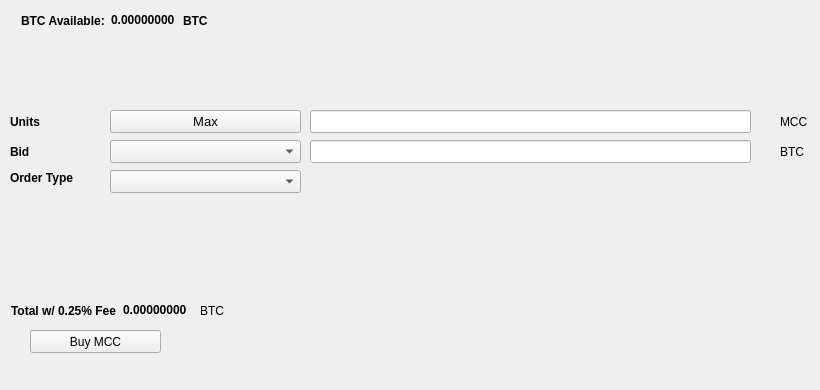
   <widget class="QWidget" name="BuyTab">
    <attribute name="title">
     <string>Buy</string>
    </attribute>
    <widget class="QPushButton" name="BuyMCC">
     <property name="geometry">
      <rect>
       <x>30</x>
       <y>330</y>
       <width>131</width>
       <height>23</height>
      </rect>
     </property>
     <property name="text">
      <string>Buy MCC</string>
     </property>
     <property name="icon">
      <iconset resource="../macrocoin.qrc">
       <normaloff>:/icons/bitcoin</normaloff>:/icons/bitcoin</iconset>
     </property>
    </widget>
    <widget class="QLabel" name="label_3">
     <property name="geometry">
      <rect>
       <x>10</x>
       <y>110</y>
       <width>46</width>
       <height>23</height>
      </rect>
     </property>
     <property name="font">
      <font>
       <weight>75</weight>
       <bold>true</bold>
      </font>
     </property>
     <property name="text">
      <string>Units</string>
     </property>
    </widget>
    <widget class="QLineEdit" name="UnitsInput">
     <property name="geometry">
      <rect>
       <x>310</x>
       <y>110</y>
       <width>441</width>
       <height>23</height>
      </rect>
     </property>
     <property name="font">
      <font>
       <pointsize>9</pointsize>
       <weight>75</weight>
       <bold>true</bold>
      </font>
     </property>
    </widget>
    <widget class="QLineEdit" name="BuyBidPriceEdit">
     <property name="geometry">
      <rect>
       <x>310</x>
       <y>140</y>
       <width>441</width>
       <height>23</height>
      </rect>
     </property>
     <property name="font">
      <font>
       <pointsize>9</pointsize>
       <weight>75</weight>
       <bold>true</bold>
      </font>
     </property>
    </widget>
    <widget class="QLabel" name="label_4">
     <property name="geometry">
      <rect>
       <x>780</x>
       <y>110</y>
       <width>31</width>
       <height>23</height>
      </rect>
     </property>
     <property name="text">
      <string>MCC</string>
     </property>
    </widget>
    <widget class="QLabel" name="label_5">
     <property name="geometry">
      <rect>
       <x>780</x>
       <y>140</y>
       <width>31</width>
       <height>23</height>
      </rect>
     </property>
     <property name="text">
      <string>BTC</string>
     </property>
    </widget>
    <widget class="QLabel" name="label_6">
     <property name="geometry">
      <rect>
       <x>10</x>
       <y>140</y>
       <width>46</width>
       <height>23</height>
      </rect>
     </property>
     <property name="font">
      <font>
       <weight>75</weight>
       <bold>true</bold>
      </font>
     </property>
     <property name="text">
      <string>Bid</string>
     </property>
    </widget>
    <widget class="QLabel" name="label_7">
     <property name="geometry">
      <rect>
       <x>10</x>
       <y>170</y>
       <width>91</width>
       <height>16</height>
      </rect>
     </property>
     <property name="font">
      <font>
       <weight>75</weight>
       <bold>true</bold>
      </font>
     </property>
     <property name="text">
      <string>Order Type</string>
     </property>
    </widget>
    <widget class="QPushButton" name="Buy_Max_Amount">
     <property name="geometry">
      <rect>
       <x>110</x>
       <y>110</y>
       <width>191</width>
       <height>23</height>
      </rect>
     </property>
     <property name="font">
      <font>
       <pointsize>10</pointsize>
      </font>
     </property>
     <property name="text">
      <string>Max</string>
     </property>
    </widget>
    <widget class="QComboBox" name="BuyBidcomboBox">
     <property name="geometry">
      <rect>
       <x>110</x>
       <y>140</y>
       <width>191</width>
       <height>23</height>
      </rect>
     </property>
     <property name="font">
      <font>
       <pointsize>10</pointsize>
      </font>
     </property>
    </widget>
    <widget class="QComboBox" name="buyOrdertypeCombo">
     <property name="geometry">
      <rect>
       <x>110</x>
       <y>170</y>
       <width>191</width>
       <height>23</height>
      </rect>
     </property>
     <property name="font">
      <font>
       <pointsize>10</pointsize>
      </font>
     </property>
    </widget>
    <widget class="QWidget" name="layoutWidget1">
     <property name="geometry">
      <rect>
       <x>21</x>
       <y>11</y>
       <width>227</width>
       <height>19</height>
      </rect>
     </property>
     <layout class="QHBoxLayout" name="horizontalLayout_3">
      <item>
       <widget class="QLabel" name="label232">
        <property name="font">
         <font>
          <weight>75</weight>
          <bold>true</bold>
         </font>
        </property>
        <property name="text">
         <string>BTC Available:</string>
        </property>
       </widget>
      </item>
      <item>
       <widget class="QLabel" name="BtcAvailableLbl">
        <property name="palette">
         <palette>
          <active>
           <colorrole role="WindowText">
            <brush brushstyle="SolidPattern">
             <color alpha="255">
              <red>0</red>
              <green>0</green>
              <blue>0</blue>
             </color>
            </brush>
           </colorrole>
           <colorrole role="Button">
            <brush brushstyle="SolidPattern">
             <color alpha="255">
              <red>0</red>
              <green>170</green>
              <blue>0</blue>
             </color>
            </brush>
           </colorrole>
           <colorrole role="Light">
            <brush brushstyle="SolidPattern">
             <color alpha="255">
              <red>0</red>
              <green>255</green>
              <blue>0</blue>
             </color>
            </brush>
           </colorrole>
           <colorrole role="Midlight">
            <brush brushstyle="SolidPattern">
             <color alpha="255">
              <red>0</red>
              <green>212</green>
              <blue>0</blue>
             </color>
            </brush>
           </colorrole>
           <colorrole role="Dark">
            <brush brushstyle="SolidPattern">
             <color alpha="255">
              <red>0</red>
              <green>85</green>
              <blue>0</blue>
             </color>
            </brush>
           </colorrole>
           <colorrole role="Mid">
            <brush brushstyle="SolidPattern">
             <color alpha="255">
              <red>0</red>
              <green>113</green>
              <blue>0</blue>
             </color>
            </brush>
           </colorrole>
           <colorrole role="Text">
            <brush brushstyle="SolidPattern">
             <color alpha="255">
              <red>0</red>
              <green>170</green>
              <blue>0</blue>
             </color>
            </brush>
           </colorrole>
           <colorrole role="BrightText">
            <brush brushstyle="SolidPattern">
             <color alpha="255">
              <red>255</red>
              <green>255</green>
              <blue>255</blue>
             </color>
            </brush>
           </colorrole>
           <colorrole role="ButtonText">
            <brush brushstyle="SolidPattern">
             <color alpha="255">
              <red>0</red>
              <green>0</green>
              <blue>0</blue>
             </color>
            </brush>
           </colorrole>
           <colorrole role="Base">
            <brush brushstyle="SolidPattern">
             <color alpha="255">
              <red>255</red>
              <green>255</green>
              <blue>255</blue>
             </color>
            </brush>
           </colorrole>
           <colorrole role="Window">
            <brush brushstyle="SolidPattern">
             <color alpha="255">
              <red>0</red>
              <green>170</green>
              <blue>0</blue>
             </color>
            </brush>
           </colorrole>
           <colorrole role="Shadow">
            <brush brushstyle="SolidPattern">
             <color alpha="255">
              <red>0</red>
              <green>0</green>
              <blue>0</blue>
             </color>
            </brush>
           </colorrole>
           <colorrole role="AlternateBase">
            <brush brushstyle="SolidPattern">
             <color alpha="255">
              <red>127</red>
              <green>212</green>
              <blue>127</blue>
             </color>
            </brush>
           </colorrole>
           <colorrole role="ToolTipBase">
            <brush brushstyle="SolidPattern">
             <color alpha="255">
              <red>255</red>
              <green>255</green>
              <blue>220</blue>
             </color>
            </brush>
           </colorrole>
           <colorrole role="ToolTipText">
            <brush brushstyle="SolidPattern">
             <color alpha="255">
              <red>0</red>
              <green>0</green>
              <blue>0</blue>
             </color>
            </brush>
           </colorrole>
          </active>
          <inactive>
           <colorrole role="WindowText">
            <brush brushstyle="SolidPattern">
             <color alpha="255">
              <red>0</red>
              <green>0</green>
              <blue>0</blue>
             </color>
            </brush>
           </colorrole>
           <colorrole role="Button">
            <brush brushstyle="SolidPattern">
             <color alpha="255">
              <red>0</red>
              <green>170</green>
              <blue>0</blue>
             </color>
            </brush>
           </colorrole>
           <colorrole role="Light">
            <brush brushstyle="SolidPattern">
             <color alpha="255">
              <red>0</red>
              <green>255</green>
              <blue>0</blue>
             </color>
            </brush>
           </colorrole>
           <colorrole role="Midlight">
            <brush brushstyle="SolidPattern">
             <color alpha="255">
              <red>0</red>
              <green>212</green>
              <blue>0</blue>
             </color>
            </brush>
           </colorrole>
           <colorrole role="Dark">
            <brush brushstyle="SolidPattern">
             <color alpha="255">
              <red>0</red>
              <green>85</green>
              <blue>0</blue>
             </color>
            </brush>
           </colorrole>
           <colorrole role="Mid">
            <brush brushstyle="SolidPattern">
             <color alpha="255">
              <red>0</red>
              <green>113</green>
              <blue>0</blue>
             </color>
            </brush>
           </colorrole>
           <colorrole role="Text">
            <brush brushstyle="SolidPattern">
             <color alpha="255">
              <red>0</red>
              <green>170</green>
              <blue>0</blue>
             </color>
            </brush>
           </colorrole>
           <colorrole role="BrightText">
            <brush brushstyle="SolidPattern">
             <color alpha="255">
              <red>255</red>
              <green>255</green>
              <blue>255</blue>
             </color>
            </brush>
           </colorrole>
           <colorrole role="ButtonText">
            <brush brushstyle="SolidPattern">
             <color alpha="255">
              <red>0</red>
              <green>0</green>
              <blue>0</blue>
             </color>
            </brush>
           </colorrole>
           <colorrole role="Base">
            <brush brushstyle="SolidPattern">
             <color alpha="255">
              <red>255</red>
              <green>255</green>
              <blue>255</blue>
             </color>
            </brush>
           </colorrole>
           <colorrole role="Window">
            <brush brushstyle="SolidPattern">
             <color alpha="255">
              <red>0</red>
              <green>170</green>
              <blue>0</blue>
             </color>
            </brush>
           </colorrole>
           <colorrole role="Shadow">
            <brush brushstyle="SolidPattern">
             <color alpha="255">
              <red>0</red>
              <green>0</green>
              <blue>0</blue>
             </color>
            </brush>
           </colorrole>
           <colorrole role="AlternateBase">
            <brush brushstyle="SolidPattern">
             <color alpha="255">
              <red>127</red>
              <green>212</green>
              <blue>127</blue>
             </color>
            </brush>
           </colorrole>
           <colorrole role="ToolTipBase">
            <brush brushstyle="SolidPattern">
             <color alpha="255">
              <red>255</red>
              <green>255</green>
              <blue>220</blue>
             </color>
            </brush>
           </colorrole>
           <colorrole role="ToolTipText">
            <brush brushstyle="SolidPattern">
             <color alpha="255">
              <red>0</red>
              <green>0</green>
              <blue>0</blue>
             </color>
            </brush>
           </colorrole>
          </inactive>
          <disabled>
           <colorrole role="WindowText">
            <brush brushstyle="SolidPattern">
             <color alpha="255">
              <red>0</red>
              <green>85</green>
              <blue>0</blue>
             </color>
            </brush>
           </colorrole>
           <colorrole role="Button">
            <brush brushstyle="SolidPattern">
             <color alpha="255">
              <red>0</red>
              <green>170</green>
              <blue>0</blue>
             </color>
            </brush>
           </colorrole>
           <colorrole role="Light">
            <brush brushstyle="SolidPattern">
             <color alpha="255">
              <red>0</red>
              <green>255</green>
              <blue>0</blue>
             </color>
            </brush>
           </colorrole>
           <colorrole role="Midlight">
            <brush brushstyle="SolidPattern">
             <color alpha="255">
              <red>0</red>
              <green>212</green>
              <blue>0</blue>
             </color>
            </brush>
           </colorrole>
           <colorrole role="Dark">
            <brush brushstyle="SolidPattern">
             <color alpha="255">
              <red>0</red>
              <green>85</green>
              <blue>0</blue>
             </color>
            </brush>
           </colorrole>
           <colorrole role="Mid">
            <brush brushstyle="SolidPattern">
             <color alpha="255">
              <red>0</red>
              <green>113</green>
              <blue>0</blue>
             </color>
            </brush>
           </colorrole>
           <colorrole role="Text">
            <brush brushstyle="SolidPattern">
             <color alpha="255">
              <red>0</red>
              <green>85</green>
              <blue>0</blue>
             </color>
            </brush>
           </colorrole>
           <colorrole role="BrightText">
            <brush brushstyle="SolidPattern">
             <color alpha="255">
              <red>255</red>
              <green>255</green>
              <blue>255</blue>
             </color>
            </brush>
           </colorrole>
           <colorrole role="ButtonText">
            <brush brushstyle="SolidPattern">
             <color alpha="255">
              <red>0</red>
              <green>85</green>
              <blue>0</blue>
             </color>
            </brush>
           </colorrole>
           <colorrole role="Base">
            <brush brushstyle="SolidPattern">
             <color alpha="255">
              <red>0</red>
              <green>170</green>
              <blue>0</blue>
             </color>
            </brush>
           </colorrole>
           <colorrole role="Window">
            <brush brushstyle="SolidPattern">
             <color alpha="255">
              <red>0</red>
              <green>170</green>
              <blue>0</blue>
             </color>
            </brush>
           </colorrole>
           <colorrole role="Shadow">
            <brush brushstyle="SolidPattern">
             <color alpha="255">
              <red>0</red>
              <green>0</green>
              <blue>0</blue>
             </color>
            </brush>
           </colorrole>
           <colorrole role="AlternateBase">
            <brush brushstyle="SolidPattern">
             <color alpha="255">
              <red>0</red>
              <green>170</green>
              <blue>0</blue>
             </color>
            </brush>
           </colorrole>
           <colorrole role="ToolTipBase">
            <brush brushstyle="SolidPattern">
             <color alpha="255">
              <red>255</red>
              <green>255</green>
              <blue>220</blue>
             </color>
            </brush>
           </colorrole>
           <colorrole role="ToolTipText">
            <brush brushstyle="SolidPattern">
             <color alpha="255">
              <red>0</red>
              <green>0</green>
              <blue>0</blue>
             </color>
            </brush>
           </colorrole>
          </disabled>
         </palette>
        </property>
        <property name="font">
         <font>
          <weight>75</weight>
          <bold>true</bold>
         </font>
        </property>
        <property name="text">
         <string>0.00000000</string>
        </property>
        <property name="textInteractionFlags">
         <set>Qt::LinksAccessibleByMouse|Qt::TextSelectableByKeyboard|Qt::TextSelectableByMouse</set>
        </property>
       </widget>
      </item>
      <item>
       <widget class="QLabel" name="BtcAvailableLbl_2">
        <property name="font">
         <font>
          <weight>75</weight>
          <bold>true</bold>
         </font>
        </property>
        <property name="text">
         <string>BTC</string>
        </property>
       </widget>
      </item>
     </layout>
    </widget>
    <widget class="QWidget" name="layoutWidge2">
     <property name="geometry">
      <rect>
       <x>11</x>
       <y>301</y>
       <width>259</width>
       <height>19</height>
      </rect>
     </property>
     <layout class="QHBoxLayout" name="horizontalLayout_4">
      <item>
       <widget class="QLabel" name="label_9">
        <property name="font">
         <font>
          <weight>75</weight>
          <bold>true</bold>
         </font>
        </property>
        <property name="text">
         <string>Total w/ 0.25% Fee</string>
        </property>
       </widget>
      </item>
      <item>
       <widget class="QLabel" name="BuyCostLabel">
        <property name="palette">
         <palette>
          <active>
           <colorrole role="WindowText">
            <brush brushstyle="SolidPattern">
             <color alpha="255">
              <red>0</red>
              <green>0</green>
              <blue>0</blue>
             </color>
            </brush>
           </colorrole>
           <colorrole role="Button">
            <brush brushstyle="SolidPattern">
             <color alpha="255">
              <red>0</red>
              <green>170</green>
              <blue>0</blue>
             </color>
            </brush>
           </colorrole>
           <colorrole role="Light">
            <brush brushstyle="SolidPattern">
             <color alpha="255">
              <red>0</red>
              <green>255</green>
              <blue>0</blue>
             </color>
            </brush>
           </colorrole>
           <colorrole role="Midlight">
            <brush brushstyle="SolidPattern">
             <color alpha="255">
              <red>0</red>
              <green>212</green>
              <blue>0</blue>
             </color>
            </brush>
           </colorrole>
           <colorrole role="Dark">
            <brush brushstyle="SolidPattern">
             <color alpha="255">
              <red>0</red>
              <green>85</green>
              <blue>0</blue>
             </color>
            </brush>
           </colorrole>
           <colorrole role="Mid">
            <brush brushstyle="SolidPattern">
             <color alpha="255">
              <red>0</red>
              <green>113</green>
              <blue>0</blue>
             </color>
            </brush>
           </colorrole>
           <colorrole role="Text">
            <brush brushstyle="SolidPattern">
             <color alpha="255">
              <red>0</red>
              <green>170</green>
              <blue>0</blue>
             </color>
            </brush>
           </colorrole>
           <colorrole role="BrightText">
            <brush brushstyle="SolidPattern">
             <color alpha="255">
              <red>255</red>
              <green>255</green>
              <blue>255</blue>
             </color>
            </brush>
           </colorrole>
           <colorrole role="ButtonText">
            <brush brushstyle="SolidPattern">
             <color alpha="255">
              <red>0</red>
              <green>0</green>
              <blue>0</blue>
             </color>
            </brush>
           </colorrole>
           <colorrole role="Base">
            <brush brushstyle="SolidPattern">
             <color alpha="255">
              <red>255</red>
              <green>255</green>
              <blue>255</blue>
             </color>
            </brush>
           </colorrole>
           <colorrole role="Window">
            <brush brushstyle="SolidPattern">
             <color alpha="255">
              <red>0</red>
              <green>170</green>
              <blue>0</blue>
             </color>
            </brush>
           </colorrole>
           <colorrole role="Shadow">
            <brush brushstyle="SolidPattern">
             <color alpha="255">
              <red>0</red>
              <green>0</green>
              <blue>0</blue>
             </color>
            </brush>
           </colorrole>
           <colorrole role="AlternateBase">
            <brush brushstyle="SolidPattern">
             <color alpha="255">
              <red>127</red>
              <green>212</green>
              <blue>127</blue>
             </color>
            </brush>
           </colorrole>
           <colorrole role="ToolTipBase">
            <brush brushstyle="SolidPattern">
             <color alpha="255">
              <red>255</red>
              <green>255</green>
              <blue>220</blue>
             </color>
            </brush>
           </colorrole>
           <colorrole role="ToolTipText">
            <brush brushstyle="SolidPattern">
             <color alpha="255">
              <red>0</red>
              <green>0</green>
              <blue>0</blue>
             </color>
            </brush>
           </colorrole>
          </active>
          <inactive>
           <colorrole role="WindowText">
            <brush brushstyle="SolidPattern">
             <color alpha="255">
              <red>0</red>
              <green>0</green>
              <blue>0</blue>
             </color>
            </brush>
           </colorrole>
           <colorrole role="Button">
            <brush brushstyle="SolidPattern">
             <color alpha="255">
              <red>0</red>
              <green>170</green>
              <blue>0</blue>
             </color>
            </brush>
           </colorrole>
           <colorrole role="Light">
            <brush brushstyle="SolidPattern">
             <color alpha="255">
              <red>0</red>
              <green>255</green>
              <blue>0</blue>
             </color>
            </brush>
           </colorrole>
           <colorrole role="Midlight">
            <brush brushstyle="SolidPattern">
             <color alpha="255">
              <red>0</red>
              <green>212</green>
              <blue>0</blue>
             </color>
            </brush>
           </colorrole>
           <colorrole role="Dark">
            <brush brushstyle="SolidPattern">
             <color alpha="255">
              <red>0</red>
              <green>85</green>
              <blue>0</blue>
             </color>
            </brush>
           </colorrole>
           <colorrole role="Mid">
            <brush brushstyle="SolidPattern">
             <color alpha="255">
              <red>0</red>
              <green>113</green>
              <blue>0</blue>
             </color>
            </brush>
           </colorrole>
           <colorrole role="Text">
            <brush brushstyle="SolidPattern">
             <color alpha="255">
              <red>0</red>
              <green>170</green>
              <blue>0</blue>
             </color>
            </brush>
           </colorrole>
           <colorrole role="BrightText">
            <brush brushstyle="SolidPattern">
             <color alpha="255">
              <red>255</red>
              <green>255</green>
              <blue>255</blue>
             </color>
            </brush>
           </colorrole>
           <colorrole role="ButtonText">
            <brush brushstyle="SolidPattern">
             <color alpha="255">
              <red>0</red>
              <green>0</green>
              <blue>0</blue>
             </color>
            </brush>
           </colorrole>
           <colorrole role="Base">
            <brush brushstyle="SolidPattern">
             <color alpha="255">
              <red>255</red>
              <green>255</green>
              <blue>255</blue>
             </color>
            </brush>
           </colorrole>
           <colorrole role="Window">
            <brush brushstyle="SolidPattern">
             <color alpha="255">
              <red>0</red>
              <green>170</green>
              <blue>0</blue>
             </color>
            </brush>
           </colorrole>
           <colorrole role="Shadow">
            <brush brushstyle="SolidPattern">
             <color alpha="255">
              <red>0</red>
              <green>0</green>
              <blue>0</blue>
             </color>
            </brush>
           </colorrole>
           <colorrole role="AlternateBase">
            <brush brushstyle="SolidPattern">
             <color alpha="255">
              <red>127</red>
              <green>212</green>
              <blue>127</blue>
             </color>
            </brush>
           </colorrole>
           <colorrole role="ToolTipBase">
            <brush brushstyle="SolidPattern">
             <color alpha="255">
              <red>255</red>
              <green>255</green>
              <blue>220</blue>
             </color>
            </brush>
           </colorrole>
           <colorrole role="ToolTipText">
            <brush brushstyle="SolidPattern">
             <color alpha="255">
              <red>0</red>
              <green>0</green>
              <blue>0</blue>
             </color>
            </brush>
           </colorrole>
          </inactive>
          <disabled>
           <colorrole role="WindowText">
            <brush brushstyle="SolidPattern">
             <color alpha="255">
              <red>0</red>
              <green>85</green>
              <blue>0</blue>
             </color>
            </brush>
           </colorrole>
           <colorrole role="Button">
            <brush brushstyle="SolidPattern">
             <color alpha="255">
              <red>0</red>
              <green>170</green>
              <blue>0</blue>
             </color>
            </brush>
           </colorrole>
           <colorrole role="Light">
            <brush brushstyle="SolidPattern">
             <color alpha="255">
              <red>0</red>
              <green>255</green>
              <blue>0</blue>
             </color>
            </brush>
           </colorrole>
           <colorrole role="Midlight">
            <brush brushstyle="SolidPattern">
             <color alpha="255">
              <red>0</red>
              <green>212</green>
              <blue>0</blue>
             </color>
            </brush>
           </colorrole>
           <colorrole role="Dark">
            <brush brushstyle="SolidPattern">
             <color alpha="255">
              <red>0</red>
              <green>85</green>
              <blue>0</blue>
             </color>
            </brush>
           </colorrole>
           <colorrole role="Mid">
            <brush brushstyle="SolidPattern">
             <color alpha="255">
              <red>0</red>
              <green>113</green>
              <blue>0</blue>
             </color>
            </brush>
           </colorrole>
           <colorrole role="Text">
            <brush brushstyle="SolidPattern">
             <color alpha="255">
              <red>0</red>
              <green>85</green>
              <blue>0</blue>
             </color>
            </brush>
           </colorrole>
           <colorrole role="BrightText">
            <brush brushstyle="SolidPattern">
             <color alpha="255">
              <red>255</red>
              <green>255</green>
              <blue>255</blue>
             </color>
            </brush>
           </colorrole>
           <colorrole role="ButtonText">
            <brush brushstyle="SolidPattern">
             <color alpha="255">
              <red>0</red>
              <green>85</green>
              <blue>0</blue>
             </color>
            </brush>
           </colorrole>
           <colorrole role="Base">
            <brush brushstyle="SolidPattern">
             <color alpha="255">
              <red>0</red>
              <green>170</green>
              <blue>0</blue>
             </color>
            </brush>
           </colorrole>
           <colorrole role="Window">
            <brush brushstyle="SolidPattern">
             <color alpha="255">
              <red>0</red>
              <green>170</green>
              <blue>0</blue>
             </color>
            </brush>
           </colorrole>
           <colorrole role="Shadow">
            <brush brushstyle="SolidPattern">
             <color alpha="255">
              <red>0</red>
              <green>0</green>
              <blue>0</blue>
             </color>
            </brush>
           </colorrole>
           <colorrole role="AlternateBase">
            <brush brushstyle="SolidPattern">
             <color alpha="255">
              <red>0</red>
              <green>170</green>
              <blue>0</blue>
             </color>
            </brush>
           </colorrole>
           <colorrole role="ToolTipBase">
            <brush brushstyle="SolidPattern">
             <color alpha="255">
              <red>255</red>
              <green>255</green>
              <blue>220</blue>
             </color>
            </brush>
           </colorrole>
           <colorrole role="ToolTipText">
            <brush brushstyle="SolidPattern">
             <color alpha="255">
              <red>0</red>
              <green>0</green>
              <blue>0</blue>
             </color>
            </brush>
           </colorrole>
          </disabled>
         </palette>
        </property>
        <property name="font">
         <font>
          <weight>75</weight>
          <bold>true</bold>
         </font>
        </property>
        <property name="autoFillBackground">
         <bool>false</bool>
        </property>
        <property name="text">
         <string>0.00000000</string>
        </property>
        <property name="textInteractionFlags">
         <set>Qt::LinksAccessibleByMouse|Qt::TextSelectableByMouse</set>
        </property>
       </widget>
      </item>
      <item>
       <widget class="QLabel" name="label_10">
        <property name="font">
         <font>
          <weight>50</weight>
          <bold>false</bold>
         </font>
        </property>
        <property name="text">
         <string>BTC</string>
        </property>
       </widget>
      </item>
     </layout>
    </widget>
    <widget class="QLabel" name="label_24">
     <property name="geometry">
      <rect>
       <x>460</x>
       <y>300</y>
       <width>281</width>
       <height>81</height>
      </rect>
     </property>
     <property name="text">
      <string/>
     </property>
     <property name="pixmap">
      <pixmap>:/images/bittrex</pixmap>
     </property>
    </widget>
   </widget>
